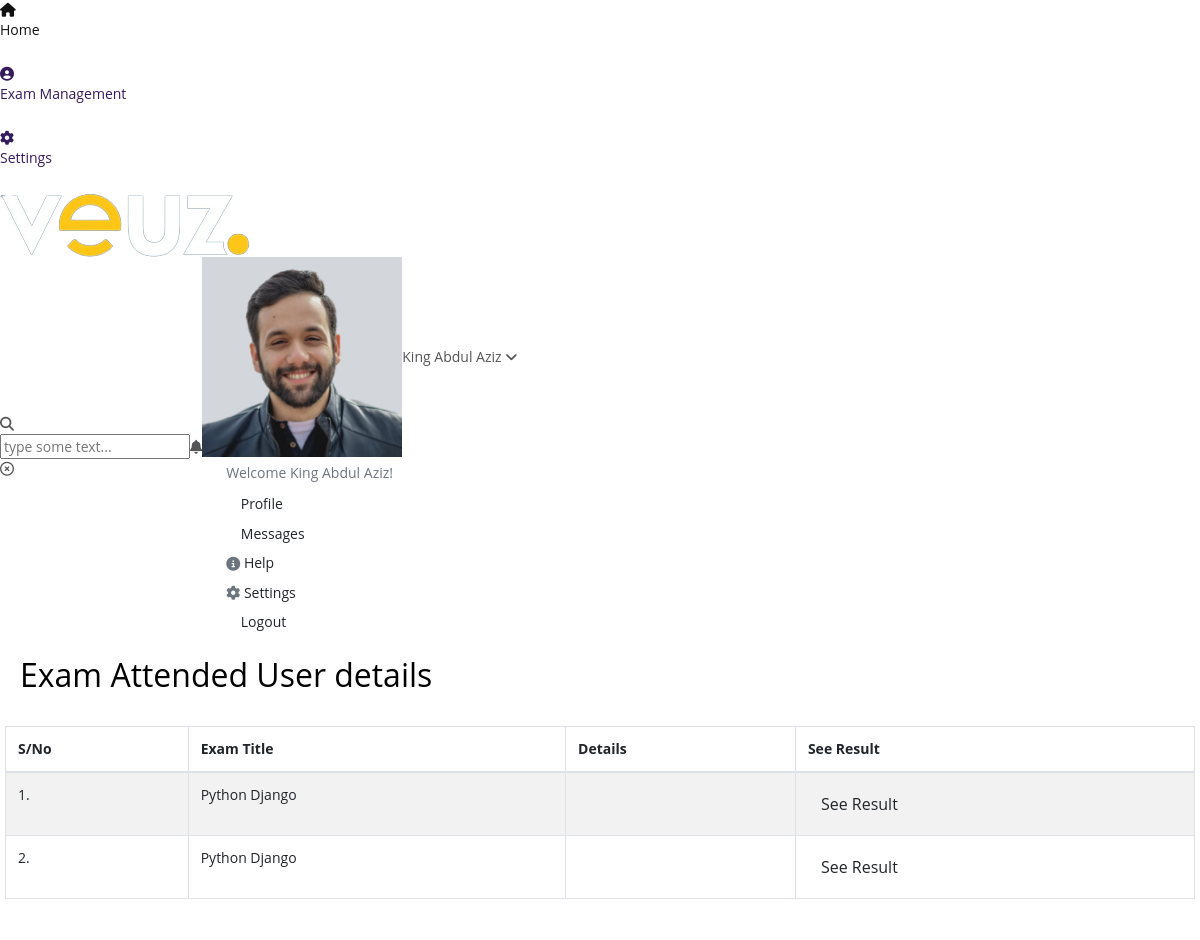
The app's page /attend_user?exam_id=18, older data.
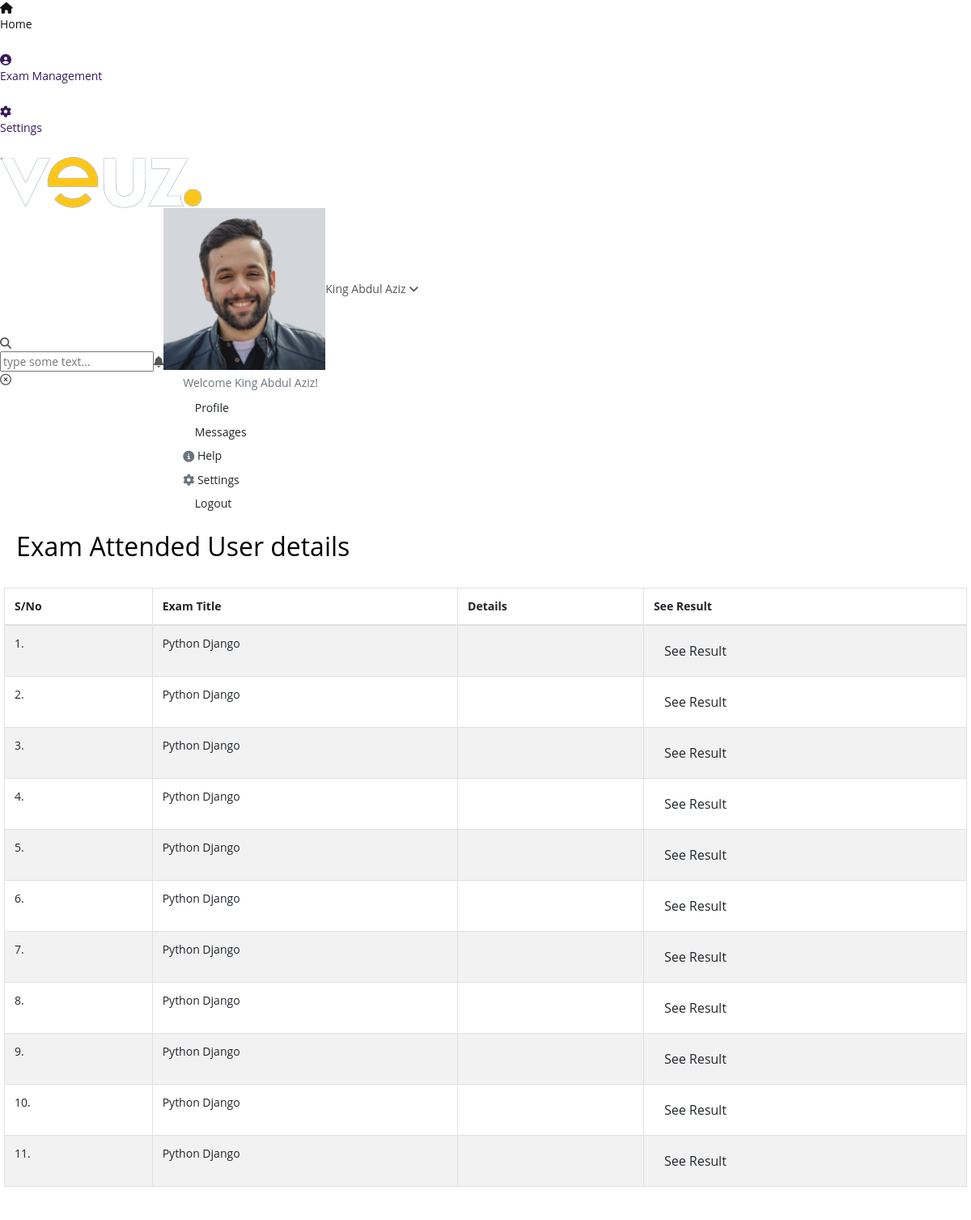
The same page, newer data.
### app/models.py (models this page shows, shortened)
class Exam_attend_user(models.Model):
    exam_id  = models.ForeignKey(Main_Exam_Master, related_name="Exam_attend_user_exam_id", on_delete=models.CASCADE,null=True,db_index=True)
    user_type = models.CharField(choices=Exam_attend_user_type,null=True,max_length=25,db_index=True)
    auth_user = models.ForeignKey(User, related_name="Exam_attend_user_auth_id", on_delete=models.CASCADE,
                                   null=True,db_index=True)
    created_dt = models.DateField(auto_now_add=True,db_index=True)
    created_tm = models.TimeField(auto_now_add=True,db_index=True)
    attend_status = models.BooleanField(default=False,db_index=True)

class common_table(models.Model):
    created_by = models.ForeignKey(User, related_name="%(app_label)s_%(class)s_ownership",on_delete=models.CASCADE,null=True)
    created_dt = models.DateField(auto_now=True)
    updated_by =  models.ForeignKey(User, related_name="%(app_label)s_%(class)s_ownership1",on_delete=models.CASCADE,null=True)
    updated_dt = models.DateField(null=True)
    created_tm = models.TimeField(auto_now=True)
    updated_tm = models.TimeField(null=True)
    status = models.CharField(max_length=10, null=True)
    class Meta:
        abstract = True

class Main_Exam_Master(common_table):
    Exam_title = models.CharField(max_length=50,null=True,db_index=True)
    responsible_person = models.ForeignKey(User,related_name='Main_Exam_Master_auth_id',on_delete=models.CASCADE,null=True,db_index=True)
    background_image = models.FileField(upload_to='exam_background',null=True)
    start_message = models.TextField(db_index=True)
    end_message = models.TextField(db_index=True)
    layout = models.CharField(max_length=25,choices=layout_choice,null=True,db_index=True)
    progression_mode = models.CharField(max_length=25,choices=progression_choices,null=True,db_index=True)
    Exam_time_limit = models.TimeField(null=True)
    selection_mode = models.CharField(max_length=25,choices=selection_choices,null=True)
    scoring_mode = models.CharField(max_length=25,choices=scoring_choices,null=True)
    access_mode = models.CharField(max_length=25,choices=access_choices,null=True)
    Login_required = models.BooleanField(null=True)
    attempt_limit = models.IntegerField(null=True)
    Success_per = models.IntegerField(null=True)
    slug = models.SlugField(max_length=50, unique=True)
    back_button = models.BooleanField(default=False)

### app/views.py (the view)
# urls.py: path('attend_user',views.attend_user,name='attend_user'),
def attend_user(request):
    exam_id = request.GET.get("exam_id")
    attend_user_details = Exam_attend_user.objects.filter(exam_id=exam_id)
    context = {
        "attend_user_details":attend_user_details,
    }
    return render(request,'attend_user.html',context)

### app/templates/attend_user.html (shortened to what this page needs)
{% extends 'base.html' %}
{% load static %}
{% block content %}
<div class="content">
    <div class="container-fluid margin-class-this">
        <div class="row">
            <div class="col-md-12 px-0">
                <div class="card card-shadow">
                    <div class="card-body body-change card-border">
                        <div class="d-flex align-items-center justify-content-between">
                            <h2 class="main-heading-txt">Exam Attended User details</h2>
                        </div>
                        <div class="row mt-4">
                            <div class="col-md-12 col-sm-12 col-12 px-0">
                                <table id="datatable" class="table table-striped dt-responsive table-bordered nowrap table-padd" style="border-collapse: collapse; border-spacing: 0; width: 100%;">
                                    <thead class="border-class">
                                        <tr class="heading-text">
                                            <th>S/No</th>
                                            <th>Exam Title</th>
                                            <th>Details</th>
                                            <th>See Result</th>
                                        </tr>
                                    </thead>
                                    <tbody class="body-textcls vertcle-center">
                                        {% for i in attend_user_details %}
                                        <tr>
                                            <td>{{forloop.counter}}.</td>
                                            <td>{{i.exam_id.Exam_title}}</td>
                                            <td>
                                            </td>
                                            <td>
                                                <a href="see_result_admin?user_id={{i.id}}&exam_id={{i.exam_id.id}}"><button type="button" class="btn btn-see waves-effect m-b-5 exm-btns">See Result</button></a>
                                            </td>
                                        </tr>
                                        {% endfor %}
                                    </tbody>
                                </table>
                            </div>
                        </div>
                    </div>
                </div>
            </div>
          </div>
    </div>
</div>
{% endblock %}

Row changes from the older to the newer data that the page shows:
added Exam_attend_user: exam_id.Exam_title "Python Django"
added Exam_attend_user: exam_id.Exam_title "Python Django"
added Exam_attend_user: exam_id.Exam_title "Python Django"
added Exam_attend_user: exam_id.Exam_title "Python Django"
added Exam_attend_user: exam_id.Exam_title "Python Django"
added Exam_attend_user: exam_id.Exam_title "Python Django"
added Exam_attend_user: exam_id.Exam_title "Python Django"
added Exam_attend_user: exam_id.Exam_title "Python Django"
added Exam_attend_user: exam_id.Exam_title "Python Django"
